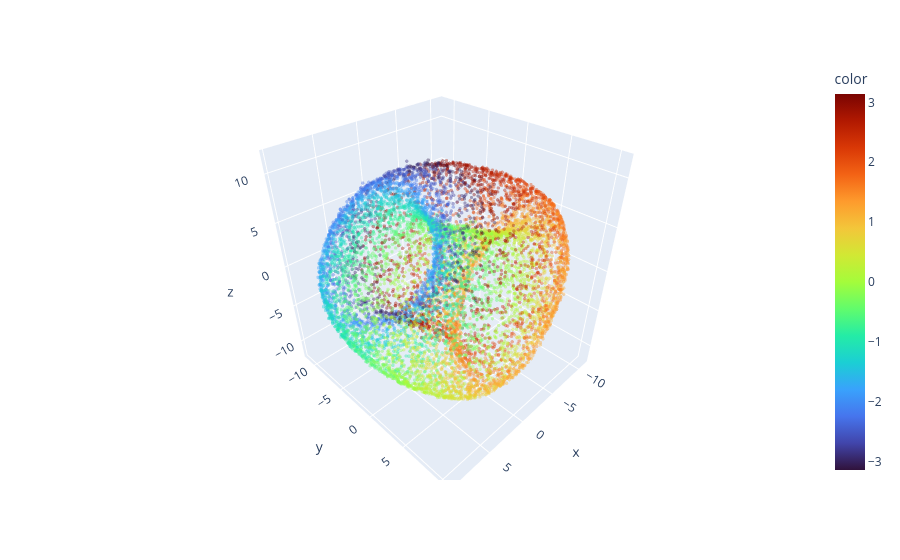
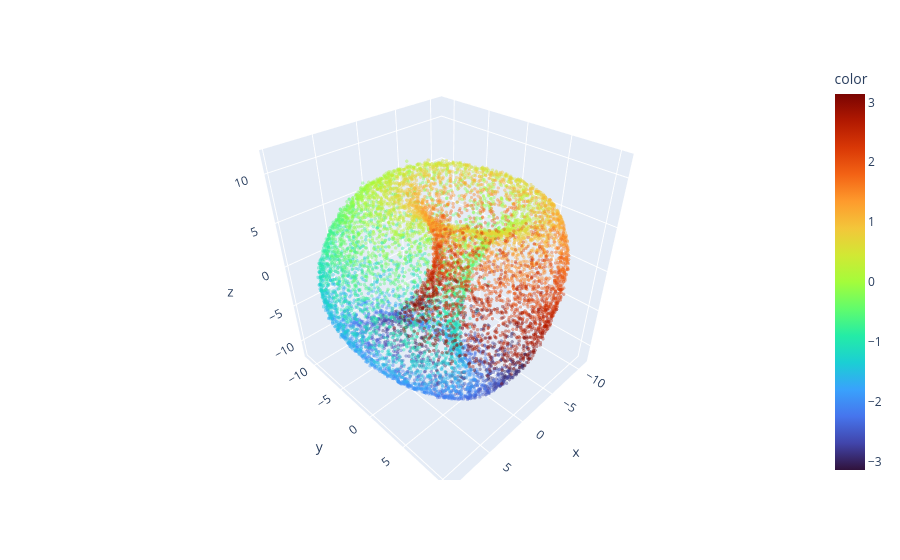

These figures' notebook cell, in order:
### Code cell
# let's get a uniform grid of points

d = data_gen.generate_data(total_trials, disregard_n_samples=False)
pos = d.positions
d.theta = pos[:, 0]
# d.theta = torch.atan2(pos[:, 1], pos[:, 0])
if d.positions.shape[-1] <4:
    d.quats = torch.cat([d.positions, torch.zeros(d.positions.shape[:-1]+(4 - d.positions.shape[-1],), device=d.positions.device)], dim=-1)
else: 
    d.quats = d.positions
d.quats *= d.quats[:, 0:1].sign()
X_train = d.positions + (torch.randn_like(d.positions) < 0) * 2 * np.pi - (torch.randn_like(d.positions) < 0) * 2 * np.pi
rep_only = False
with torch.no_grad():
    Y_train = rnn(d.data_base, truncate_output=rep_only)[:, -1, :]


xy = X_train
reps = Y_train
# reps += rnn.rnn.c.reshape(1, -1)
reps = reps - reps.mean(dim=0).detach()
# reps = F.normalize(reps, p=2, dim=1)

u, s, v = torch.svd(reps)

fig = plt.figure()
# Project to top 3 singular vectors
PCs_all = reps @ v[:, :]
b = 0
PCs = PCs_all[:, b:b + 3].cpu()

if manifold == "s":
    c = (torch.acos(torch.clamp(d.quats[:, 0],-1, 1))).cpu().numpy() * 2
    cx = d.quats[:, 1:]
    cx = (cx/cx.norm(dim = -1, keepdim=True)).cpu().numpy()
    fig1 = px.scatter_3d(x = PCs[:, 0].detach().numpy(), y = PCs[:, 1].detach().numpy(), z = PCs[:, 2].detach().numpy(), color = c
                        # set colorbar to viridis
                        , color_continuous_scale = "turbo", opacity=0.4,
                        # ,color_continuous_scale = "RdBu_r", opacity=0.4,  
                    )
    ptsize = 2
    fig1.update_traces(marker=dict(size=ptsize))

    fig1.update_layout(coloraxis_colorbar=dict(title="theta"))

    fig1.show()
    labs = ["axis_x", "axis_y", "axis_z"]
    for i in range(3): 
        fign = px.scatter_3d(x = PCs[:, 0].detach().numpy(), y = PCs[:, 1].detach().numpy(), z = PCs[:, 2].detach().numpy(), color = cx[:, i]
                        # set colorbar to viridis
                        ,color_continuous_scale = "RdBu_r", opacity=0.4,  
                    )
        ptsize = 2
        fign.update_traces(marker=dict(size=ptsize))

        
        fign.update_layout(coloraxis_colorbar=dict(title=labs[i]))
        fign.show()
elif manifold == "custom":
    c = data.theta.cpu().numpy()
    fig1 = px.scatter_3d(x = PCs[:, 0].detach().numpy(), y = PCs[:, 1].detach().numpy(), z = PCs[:, 2].detach().numpy(), color = c
                        # set colorbar to viridis
                        , color_continuous_scale = "turbo", opacity=0.4,
                        # ,color_continuous_scale = "RdBu_r", opacity=0.4,  
                    )
    ptsize = 2
    fig1.update_traces(marker=dict(size=ptsize))

    red_dot_position = -((rnn_test.rnn.c + offset) @ v[:, b:b + 3]).cpu().detach()
    fig1.add_scatter3d(
        x=[red_dot_position[0]], 
        y=[red_dot_position[1]], 
        z=[red_dot_position[2]], 
        mode="markers", 
        marker=dict(size=10, color="red"), 
        name="Red Dot",
        showlegend=False
    )
    fig1.update_layout(coloraxis_colorbar=dict(title="theta"))

    fig1.show()

else: 
    c = xy.cpu()
    # c0 = abs(c[:, 0])
    c0 = c[:, 0]
    while max(c0)> np.pi or min(c0) < -np.pi:
        c0 = c0 + 2 * np.pi * (c0 < -np.pi) - 2 * np.pi * (c0 > np.pi)

    fig1 = px.scatter_3d(x = PCs[:, 0].detach().numpy(), y = PCs[:, 1].detach().numpy(), z = PCs[:, 2].detach().numpy(), color = c0
                        # set colorbar to viridis
                        ,color_continuous_scale = "turbo", opacity=0.4,  
                        )



    if dim == 2 or dim == 3: 
        c1 = c[:, 1]
        while max(c1)> np.pi or min(c1) < -np.pi:
            c1 = c1 + 2 * np.pi * (c1 < -np.pi) - 2 * np.pi * (c1 > np.pi)


        #jot a 3D plot by px
        fig2 = px.scatter_3d(x = PCs[:, 0].detach().numpy(), y = PCs[:, 1].detach().numpy(), z = PCs[:, 2].detach().numpy(), color = c1
                            # set colorbar to viridis
                            ,color_continuous_scale = "turbo", opacity=0.4
                            )
    if dim == 3: 
        c2 = c[:, 2]
        while max(c2)> np.pi or min(c2) < -np.pi:
            c2 = c2 + 2 * np.pi * (c2 < -np.pi) - 2 * np.pi * (c2 > np.pi)


        #jot a 3D plot by px
        fig3 = px.scatter_3d(x = PCs[:, 0].detach().numpy(), y = PCs[:, 1].detach().numpy(), z = PCs[:, 2].detach().numpy(), color = c2
                            # set colorbar to viridis
                            ,color_continuous_scale = "turbo", opacity=0.4
                            )
    ptsize = 2
    fig1.update_traces(marker=dict(size=ptsize))
    fig1.show()
    if dim == 2 or dim == 3:
        fig2.update_traces(marker=dict(size=ptsize))
        fig2.show()
    if dim == 3:
        fig3.update_traces(marker=dict(size=ptsize))
        fig3.show()

### Figure 1 — Plotly figure (JSON) as saved in the notebook; plotly's stock layout.template omitted (floating-point values rounded to 4 significant figures; data arrays with more than 128 entries replaced by an {"elided": "..."} marker saying what was removed)
{"data": [{"hovertemplate": "x=%{x}<br>y=%{y}<br>z=%{z}<br>color=%{marker.color}<extra></extra>", "legendgroup": "", "marker": {"color": {"elided": "10000 float values"}, "coloraxis": "coloraxis", "opacity": 0.4, "size": 2, "symbol": "circle"}, "mode": "markers", "name": "", "scene": "scene", "showlegend": false, "type": "scatter3d", "x": {"elided": "10000 float values"}, "y": {"elided": "10000 float values"}, "z": {"elided": "10000 float values"}}], "layout": {"coloraxis": {"colorbar": {"title": {"text": "color"}}, "colorscale": [[0, "#30123b"], [0.07143, "#4145ab"], [0.1429, "#4675ed"], [0.2143, "#39a2fc"], [0.2857, "#1bcfd4"], [0.3571, "#24eca6"], [0.4286, "#61fc6c"], [0.5, "#a4fc3b"], [0.5714, "#d1e834"], [0.6429, "#f3c63a"], [0.7143, "#fe9b2d"], [0.7857, "#f36315"], [0.8571, "#d93806"], [0.9286, "#b11901"], [1, "#7a0402"]]}, "legend": {"tracegroupgap": 0}, "margin": {"t": 60}, "scene": {"domain": {"x": [0, 1], "y": [0, 1]}, "xaxis": {"title": {"text": "x"}}, "yaxis": {"title": {"text": "y"}}, "zaxis": {"title": {"text": "z"}}}}}

### Figure 2 — Plotly figure (JSON) as saved in the notebook; plotly's stock layout.template omitted (floating-point values rounded to 4 significant figures; data arrays with more than 128 entries replaced by an {"elided": "..."} marker saying what was removed)
{"data": [{"hovertemplate": "x=%{x}<br>y=%{y}<br>z=%{z}<br>color=%{marker.color}<extra></extra>", "legendgroup": "", "marker": {"color": {"elided": "10000 float values"}, "coloraxis": "coloraxis", "opacity": 0.4, "size": 2, "symbol": "circle"}, "mode": "markers", "name": "", "scene": "scene", "showlegend": false, "type": "scatter3d", "x": {"elided": "10000 float values"}, "y": {"elided": "10000 float values"}, "z": {"elided": "10000 float values"}}], "layout": {"coloraxis": {"colorbar": {"title": {"text": "color"}}, "colorscale": [[0, "#30123b"], [0.07143, "#4145ab"], [0.1429, "#4675ed"], [0.2143, "#39a2fc"], [0.2857, "#1bcfd4"], [0.3571, "#24eca6"], [0.4286, "#61fc6c"], [0.5, "#a4fc3b"], [0.5714, "#d1e834"], [0.6429, "#f3c63a"], [0.7143, "#fe9b2d"], [0.7857, "#f36315"], [0.8571, "#d93806"], [0.9286, "#b11901"], [1, "#7a0402"]]}, "legend": {"tracegroupgap": 0}, "margin": {"t": 60}, "scene": {"domain": {"x": [0, 1], "y": [0, 1]}, "xaxis": {"title": {"text": "x"}}, "yaxis": {"title": {"text": "y"}}, "zaxis": {"title": {"text": "z"}}}}}
